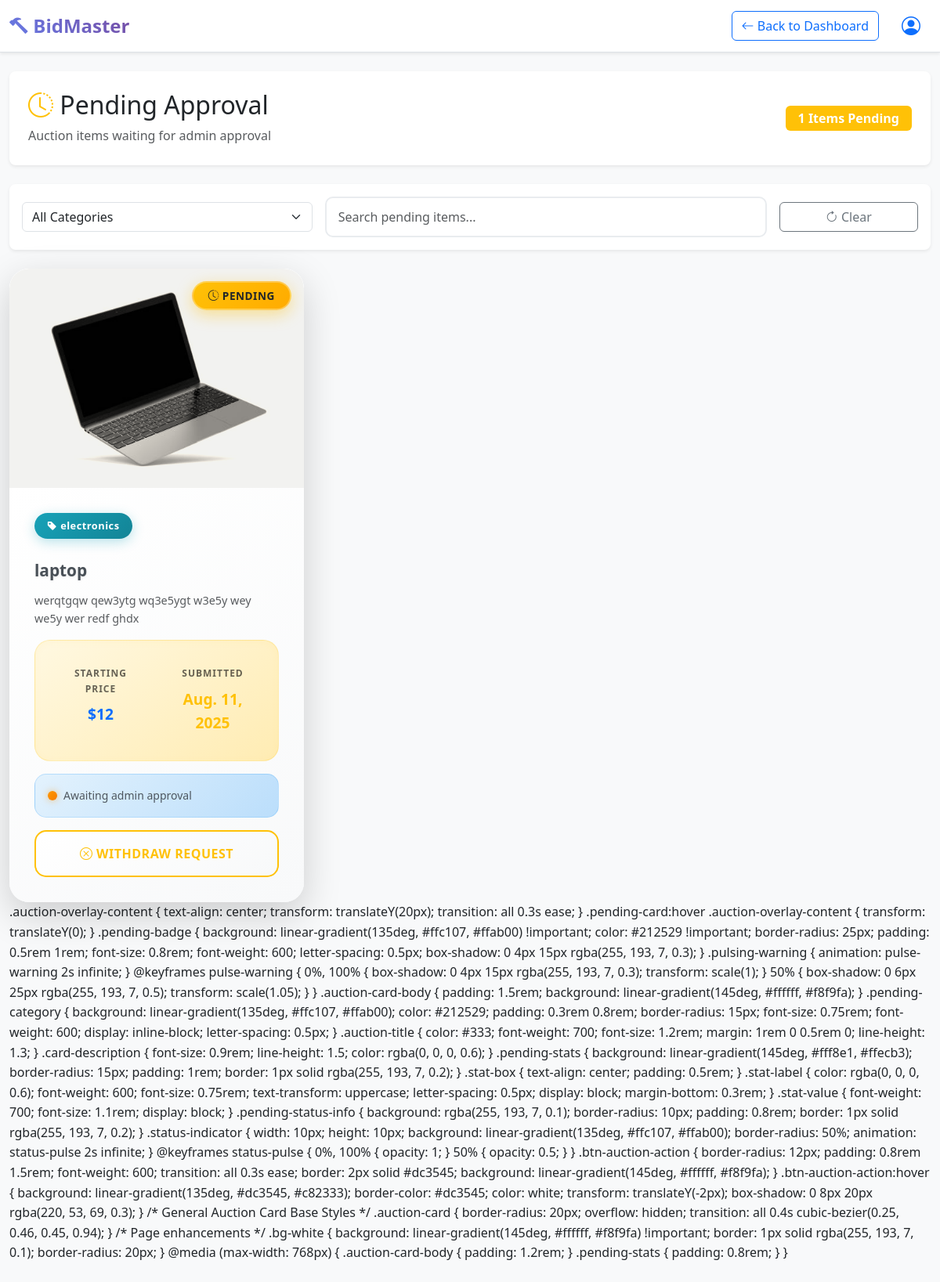
Page /pending/1 on the committed database.
### accounts/models.py (models this page shows, shortened)
class Products (models.Model):
    product_id=models.AutoField(primary_key=True)
    product_name=models.CharField(max_length=50,default='')
    product_category=models.CharField(max_length=50,default='')
    product_desc=models.CharField(max_length=1000,default='')
    product_pub_date=models.DateField(default=date.today)
    product_end_date=models.DateField(default=ten_days_later)
    product_image=models.ImageField(upload_to='auctions/images',default='')
    product_start_price= models.IntegerField(default=0)
    product_current_price= models.IntegerField(default=0)
    product_end_price=models.IntegerField(default=0)
    product_mid_price=models.IntegerField(default=0)
    product_owner=models.IntegerField(default=0)
    product_winner=models.CharField(default=-1)
    product_winner_id=models.IntegerField(default=-1)
    product_bidders=models.CharField(max_length=200,default='')
    product_status=models.CharField(max_length=50,default='pending')
    product_bids_count=models.IntegerField(default=0)

### accounts/views.py (the view)
# urls.py: path('pending/<int:member_id>', views.pending,name='pending'),
def pending(request,member_id):
    records= Products.objects.filter(product_owner=member_id,product_status='pending')
    return render(request,'accounts/pending-approval.html',{'records':records,'items':len(records),'id':member_id})

### accounts/templates/accounts/pending-approval.html (shortened to what this page needs)
<!DOCTYPE html>
<html lang="en">
<head>
    <link href="https://cdn.jsdelivr.net/npm/bootstrap@5.3.0/dist/css/bootstrap.min.css" rel="stylesheet">
    <link href="https://cdn.jsdelivr.net/npm/bootstrap-icons@1.10.0/font/bootstrap-icons.css" rel="stylesheet">
    <link rel="stylesheet" href="../static/css/style.css">
</head>
<body class="bg-light">
    <nav class="navbar navbar-expand-lg navbar-light bg-white border-bottom shadow-sm">
        <div class="container-fluid">
            <a class="navbar-brand" href="decision/{{id}}">
                <i class="bi bi-hammer text-primary"></i>
                <span class="fw-bold">BidMaster</span>
            </a>
            <div class="d-flex align-items-center gap-3">
                <a href="/decision/{{id}}" class="btn btn-outline-primary">
                    <i class="bi bi-arrow-left"></i> Back to Dashboard
                </a>
                <div class="dropdown">
                    <button class="btn btn-link" type="button" data-bs-toggle="dropdown">
                        <i class="bi bi-person-circle fs-4"></i>
                    </button>
                </div>
            </div>
        </div>
    </nav>
    <div class="container-fluid py-4">
        <div class="row mb-4">
            <div class="col-12">
                <div class="page-header bg-white p-4 rounded-3 shadow-sm">
                    <div class="row align-items-center">
                        <div class="col-md-8">
                            <h1 class="h2 mb-2">
                                <i class="bi bi-clock-history text-warning"></i>
                                Pending Approval
                            </h1>
                            <p class="text-muted mb-0">Auction items waiting for admin approval</p>
                        </div>
                        <div class="col-md-4 text-md-end">
                            <span class="badge bg-warning fs-6 px-3 py-2">{{items}} Items Pending</span>
                        </div>
                    </div>
                </div>
            </div>
        </div>
        <div class="row mb-4">
            <div class="col-12">
                <div class="bg-white p-3 rounded-3 shadow-sm">
                    <div class="row g-3 align-items-center">
                        <div class="col-md-4">
                            <select id="categoryFilter" class="form-select">
                                <option value="">All Categories</option>
                            </select>
                        </div>
                        <div class="col-md-6">
                            <input id="searchFilter" type="search" class="form-control" placeholder="Search pending items...">
                        </div>
                        <div class="col-md-2">
                            <button id="clearFilters" class="btn btn-outline-secondary w-100">
                                <i class="bi bi-arrow-clockwise"></i> Clear
                            </button>
                        </div>
                    </div>
                </div>
            </div>
        </div>
        <div id="pendingItemsContainer" class="row g-4">
            {% for item in records %}
            <div class="col-lg-4 col-md-6">
                <div class="card auction-card pending-card border-0 shadow-lg h-100">
                    <div class="position-relative auction-image-container">
                        <img src="{{item.product_image.url}}" class="card-img-top auction-image" alt="{{item.product_name}}" style="height: 280px; object-fit: cover;">
                        <div class="position-absolute top-0 end-0 m-3">
                            <span class="badge pending-badge pulsing-warning">
                                <i class="bi bi-clock-history"></i> PENDING
                            </span>
                        </div>
                    </div>
                    <div class="card-body auction-card-body">
                        <div class="auction-category mb-2 pending-category">
                            <i class="bi bi-tag-fill"></i> {{item.product_category}}
                        </div>
                        <h5 class="card-title auction-title">{{item.product_name}}</h5>
                        <p class="card-description text-muted mb-3">{{item.product_desc|truncatechars:100}}</p>
                        <div class="auction-stats-container mb-3 pending-stats">
                            <div class="row">
                                <div class="col-6">
                                    <div class="stat-box">
                                        <small class="stat-label">Starting Price</small>
                                        <div class="stat-value text-primary">${{item.product_start_price}}</div>
                                    </div>
                                </div>
                                <div class="col-6">
                                    <div class="stat-box">
                                        <small class="stat-label">Submitted</small>
                                        <div class="stat-value text-warning">{{item.product_pub_date}}</div>
                                    </div>
                                </div>
                            </div>
                        </div>
                        <div class="pending-status-info mb-3">
                            <div class="d-flex align-items-center">
                                <div class="status-indicator me-2"></div>
                                <small class="text-muted">Awaiting admin approval</small>
                            </div>
                        </div>
                        <div class="d-grid gap-2">
                            <a href="/withdraw/{{id}}/{{item.product_id}}" class="btn btn-outline-danger btn-auction-action">
                             <i class="bi bi-x-circle"></i> Withdraw Request
                            </a>
                        </div>
                    </div>
                </div>
            </div>
            {% endfor %}
            </div>
        .auction-overlay-content {
            text-align: center;
            transform: translateY(20px);
            transition: all 0.3s ease;
        }
        .pending-card:hover .auction-overlay-content {
            transform: translateY(0);
        }
        .pending-badge {
            background: linear-gradient(135deg, #ffc107, #ffab00) !important;
            color: #212529 !important;
            border-radius: 25px;
            padding: 0.5rem 1rem;
            font-size: 0.8rem;
            font-weight: 600;
            letter-spacing: 0.5px;
            box-shadow: 0 4px 15px rgba(255, 193, 7, 0.3);
        }
        .pulsing-warning {
            animation: pulse-warning 2s infinite;
        }
        @keyframes pulse-warning {
            0%, 100% {
                box-shadow: 0 4px 15px rgba(255, 193, 7, 0.3);
                transform: scale(1);
            }
            50% {
                box-shadow: 0 6px 25px rgba(255, 193, 7, 0.5);
                transform: scale(1.05);
            }
        }
        .auction-card-body {
            padding: 1.5rem;
            background: linear-gradient(145deg, #ffffff, #f8f9fa);
        }
        .pending-category {
            background: linear-gradient(135deg, #ffc107, #ffab00);
            color: #212529;
            padding: 0.3rem 0.8rem;
            border-radius: 15px;
            font-size: 0.75rem;
            font-weight: 600;
            display: inline-block;
            letter-spacing: 0.5px;
        }
        .auction-title {
            color: #333;
            font-weight: 700;
            font-size: 1.2rem;
            margin: 1rem 0 0.5rem 0;
            line-height: 1.3;
        }
        .card-description {
            font-size: 0.9rem;
            line-height: 1.5;
            color: rgba(0, 0, 0, 0.6);
        }
        .pending-stats {
            background: linear-gradient(145deg, #fff8e1, #ffecb3);
            border-radius: 15px;
            padding: 1rem;
            border: 1px solid rgba(255, 193, 7, 0.2);
        }
        .stat-box {
            text-align: center;
            padding: 0.5rem;
        }
        .stat-label {
            color: rgba(0, 0, 0, 0.6);
            font-weight: 600;
            font-size: 0.75rem;
            text-transform: uppercase;
            letter-spacing: 0.5px;
            display: block;
            margin-bottom: 0.3rem;
        }
        .stat-value {
            font-weight: 700;
            font-size: 1.1rem;
            display: block;
        }
        .pending-status-info {
            background: rgba(255, 193, 7, 0.1);
            border-radius: 10px;
            padding: 0.8rem;
            border: 1px solid rgba(255, 193, 7, 0.2);
        }
        .status-indicator {
            width: 10px;
            height: 10px;
            background: linear-gradient(135deg, #ffc107, #ffab00);
            border-radius: 50%;
            animation: status-pulse 2s infinite;
        }
        @keyframes status-pulse {
            0%, 100% { opacity: 1; }
            50% { opacity: 0.5; }
        }
        .btn-auction-action {
            border-radius: 12px;
            padding: 0.8rem 1.5rem;
            font-weight: 600;
            transition: all 0.3s ease;
            border: 2px solid #dc3545;
            background: linear-gradient(145deg, #ffffff, #f8f9fa);
        }
        .btn-auction-action:hover {
            background: linear-gradient(135deg, #dc3545, #c82333);
            border-color: #dc3545;
            color: white;
            transform: translateY(-2px);
            box-shadow: 0 8px 20px rgba(220, 53, 69, 0.3);
        }
        /* General Auction Card Base Styles */
        .auction-card {
            border-radius: 20px;
            overflow: hidden;
            transition: all 0.4s cubic-bezier(0.25, 0.46, 0.45, 0.94);
        }
        /* Page enhancements */
        .bg-white {
            background: linear-gradient(145deg, #ffffff, #f8f9fa) !important;
            border: 1px solid rgba(255, 193, 7, 0.1);
            border-radius: 20px;
        }
        @media (max-width: 768px) {
            .auction-card-body {
                padding: 1.2rem;
            }
            .pending-stats {
                padding: 0.8rem;
            }
        }
</body>
</html>

### accounts/static/accounts/style.css (style rules this page uses)
:root { --primary-color: #007bff; --secondary-color: #6c757d; --success-color: #28a745; --warning-color: #ffc107; --danger-color: #dc3545; --dark-color: #343a40; }
body { font-family: 'Segoe UI', Tahoma, Geneva, Verdana, sans-serif; line-height: 1.6; }
.navbar-brand { font-weight: bold; font-size: 1.5rem; background: linear-gradient(45deg, #667eea, #764ba2); -webkit-background-clip: text; -webkit-text-fill-color: transparent; background-clip: text; transition: all 0.3s ease; }
.navbar { box-shadow: 0 4px 20px rgba(0,0,0,.08); backdrop-filter: blur(10px); background: rgba(255, 255, 255, 0.95) !important; transition: all 0.3s ease; border-bottom: 1px solid rgba(0,0,0,.05); }
.auction-card { transition: transform 0.3s ease-in-out, box-shadow 0.3s ease-in-out; border: none; border-radius: 15px; overflow: hidden; }
.auction-card img { height: 200px; object-fit: cover; }
.form-control { border-radius: 10px; border: 2px solid #e9ecef; padding: 12px 15px; transition: border-color 0.3s ease; }

### accounts/templates/accounts/pending-approval.html (style rules this page uses)
.pending-card { border-radius: 25px; overflow: hidden; transition: all 0.4s cubic-bezier(0.25, 0.46, 0.45, 0.94); background: linear-gradient(145deg, #ffffff, #f8f9fa); border: 1px solid rgba(255, 193, 7, 0.2); position: relative; }
.pending-card::before { content: ''; position: absolute; top: 0; left: 0; right: 0; bottom: 0; background: linear-gradient(135deg, rgba(255, 193, 7, 0.03), rgba(255, 171, 0, 0.03)); opacity: 0; transition: opacity 0.3s ease; pointer-events: none; z-index: 1; }
.auction-image-container { overflow: hidden; border-radius: 25px 25px 0 0; position: relative; height: 280px; }
.pending-card .auction-image { transition: all 0.5s ease; border-radius: 25px 25px 0 0; filter: sepia(15%) brightness(0.95); width: 100%; height: 100%; object-fit: cover; }
.pending-badge { background: linear-gradient(135deg, #ffc107, #ffab00) !important; color: #212529; border-radius: 25px; padding: 0.6rem 1.2rem; font-size: 0.85rem; font-weight: 700; letter-spacing: 0.5px; box-shadow: 0 6px 20px rgba(255, 193, 7, 0.4); border: 2px solid rgba(255, 255, 255, 0.3); backdrop-filter: blur(10px); }
.pulsing-warning { animation: pulse-warning 2.5s infinite; }
.auction-card-body { padding: 2rem; background: linear-gradient(145deg, #ffffff, #f8f9fa); position: relative; z-index: 2; }
.pending-category { background: linear-gradient(135deg, #17a2b8, #138496) !important; color: white; padding: 0.4rem 1rem; border-radius: 20px; font-size: 0.8rem; font-weight: 700; display: inline-block; letter-spacing: 0.5px; box-shadow: 0 4px 15px rgba(23, 162, 184, 0.3); }
.auction-title { color: #495057; font-weight: 800; font-size: 1.3rem; margin: 1.2rem 0 0.8rem 0; line-height: 1.3; text-shadow: 0 1px 3px rgba(0,0,0,0.1); }
.card-description { font-size: 0.9rem; line-height: 1.6; color: #6c757d; }
.pending-stats { background: linear-gradient(145deg, #fff8e1, #ffecb3) !important; border: 1px solid rgba(255, 193, 7, 0.2) !important; }
.auction-stats-container { background: linear-gradient(145deg, #f8f9fa, #e9ecef); border-radius: 20px; padding: 1.5rem; border: 1px solid rgba(255, 193, 7, 0.1); box-shadow: inset 0 2px 10px rgba(255, 193, 7, 0.05); }
.stat-box { text-align: center; padding: 0.5rem; }
.stat-label { color: rgba(0, 0, 0, 0.6); font-weight: 700; font-size: 0.75rem; text-transform: uppercase; letter-spacing: 1px; display: block; margin-bottom: 0.5rem; }
.stat-value { font-weight: 800; font-size: 1.2rem; display: block; }
.pending-status-info { background: linear-gradient(135deg, #e3f2fd, #bbdefb); border-radius: 15px; padding: 1rem; border: 1px solid rgba(33, 150, 243, 0.2); }
.status-indicator { width: 12px; height: 12px; border-radius: 50%; background: linear-gradient(135deg, #ff9800, #f57c00); animation: pulse-indicator 2s infinite; box-shadow: 0 0 10px rgba(255, 152, 0, 0.5); }
.btn-auction-action { border-radius: 15px; padding: 1rem 1.8rem; font-weight: 700; transition: all 0.3s ease; border: 2px solid #ffc107; background: linear-gradient(145deg, #ffffff, #f8f9fa); color: #ffc107; font-size: 1rem; text-transform: uppercase; letter-spacing: 0.5px; }

### rows in the picture
Products: product_image (picture), product_category "electronics", product_name "laptop", product_desc "werqtgqw qew3ytg wq3e5ygt w3e5y wey we5y wer redf ghdx", product_start_price "12", product_pub_date "Aug. 11, 2025"

### other values in the picture
{{ items }} "1"
